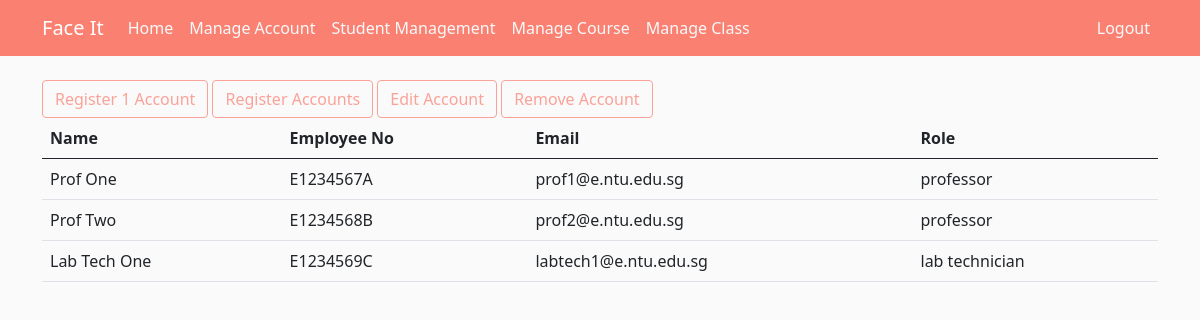
/manage_account (signed in), run on an earlier commit of the app's database.
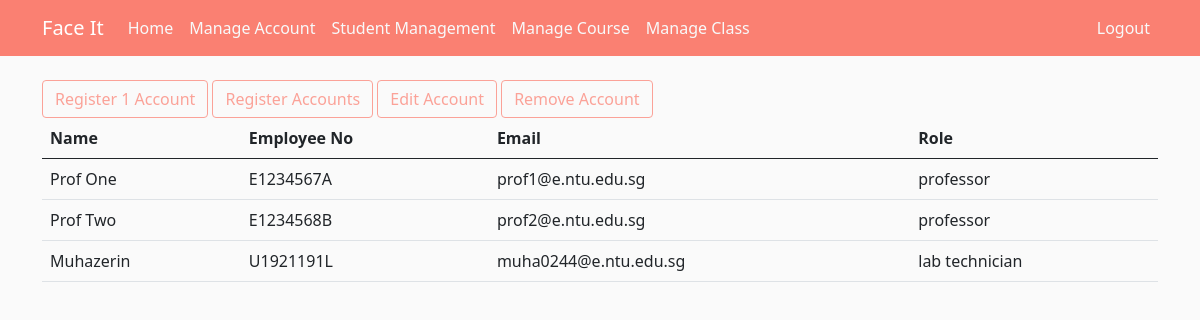
And on a later commit of the database.
### models.py (models this page shows, shortened)
class Users(db.Model, UserMixin):
    id = db.Column(db.Integer, primary_key=True)
    email = db.Column(db.String(120), unique=True, nullable=False)
    password = db.Column(db.String(60), nullable=False)
    role = db.Column(db.String(20), nullable=False)     # Role: ['admin', 'staff']
    staff = db.relationship('Staffs', cascade='delete, delete-orphan', backref='Users', lazy=True)

class Staffs(db.Model):
    id = db.Column(db.Integer, primary_key=True)
    name = db.Column(db.String(100), nullable=False)
    employeeNo = db.Column(db.String(20), unique=True, nullable=False)
    role = db.Column(db.String(20), nullable=False)     # Role: ['lab technician', 'professor']
    userId = db.Column(db.Integer, db.ForeignKey('users.id'), nullable=False)
    indexesInCharge = db.relationship('StaffInCharged', cascade='delete, delete-orphan', backref='staff', lazy=True)

### app.py (the view)
@app.route('/manage_account')
@login_required
def manage_account():
    if current_user.role != 'admin':
        flash('You are not authorized to perform this action', 'danger')
        return redirect(url_for('dashboard'))
    dashboard_data = get_dashboard()
    accounts = Users.query.filter_by(role='staff').all()
    return render_template('manage_account.html', dashboard_data=dashboard_data, accounts=accounts)

### app.py (called while the page is built)
def get_dashboard():
    dashboard_data = values.dashboards['admin'] if current_user.role == 'admin' else \
        values.dashboards['staff']
    return dashboard_data

### models.py (called while the page is built)
@login_manager.user_loader
def load_user(user_id):
    return Users.query.get(int(user_id))

### templates/manage_account.html
{% extends "layout.html" %}
{% block content %}
    <div>
        <a type="button" href="{{ url_for('register_one_account') }}" class="btn btn-outline-salmon">Register 1 Account</a>
        <a type="button" href="{{ url_for('register_account') }}" class="btn btn-outline-salmon">Register Accounts</a>
        <a type="button" href="{{ url_for('edit_account') }}" class="btn btn-outline-salmon">Edit Account</a>
        <a type="button" href="{{ url_for('remove_account') }}" class="btn btn-outline-salmon">Remove Account</a>
    </div>
    <table class="table">
        <thead>
            <tr>
                <th scope="col">Name</th>
                <th scope="col">Employee No</th>
                <th scope="col">Email</th>
                <th scope="col">Role</th>
            </tr>
        </thead>
        <tbody>
            {% for account in accounts %}
                <tr>
                    <td>{{ account.staff[0].name }}</td>
                    <td>{{ account.staff[0].employeeNo }}</td>
                    <td>{{ account.email }}</td>
                    <td>{{ account.staff[0].role }}</td>
                </tr>
            {% endfor %}
        </tbody>
    </table>
{% endblock content %}

### templates/layout.html (shortened to what this page needs)
<!doctype html>
<html lang="en">
    <head>
        <link href="https://cdn.jsdelivr.net/npm/bootstrap@5.0.0-beta2/dist/css/bootstrap.min.css" rel="stylesheet">
        <link rel="stylesheet" type="text/css" href="{{ url_for('static', filename='main.css') }}">
    </head>
    <body>
        <header class="site-header">
            <nav class="navbar navbar-expand-md navbar-dark bg-salmon fixed-top">
                <div class="container">
                    <a class="navbar-brand mr-4" href="{{ url_for('index') }}">Face It</a>
                    {% if dashboard_data %}
                        <div class="collapse navbar-collapse justify-content-between" id="navbarToggle">
                            <div class="navbar-nav mr-auto">
                                <a class="nav-item nav-link text-light" href="{{ url_for('dashboard') }}">Home</a>
                                {% for dashboard_item in dashboard_data %}
                                    <a class="nav-item nav-link text-light" href="{{ dashboard_item.link.href }}">{{ dashboard_item.link.content }}</a>
                                {% endfor %}
                            </div>
                            <div class="navbar-nav">
                                <a class="nav-item nav-link text-light" href="{{ url_for('logout') }}">Logout</a>
                            </div>
                        </div>
                    {% endif %}
                </div>
            </nav>
        </header>
        <main role="main" class="container">
            {% block content%}
            {% endblock content%}
        </main>
    </body>
</html>

### static/main.css (style rules this page uses)
body { background: #fafafa; color: #333333; margin-top: 5rem; }
.bg-salmon { background-color: #fa8072; }
.site-header .navbar-nav .nav-link { color: #cbd5db; }
.btn-outline-salmon { color: #fba298; border-color: #fba298; }

What changed in the data, as far as the page shows it:
changed Users "lab technician": name "Lab Tech One" → "Muhazerin"; employeeNo "E1234569C" → "U1921191L"; email "labtech1@e.ntu.edu.sg" → "muha0244@e.ntu.edu.sg"
